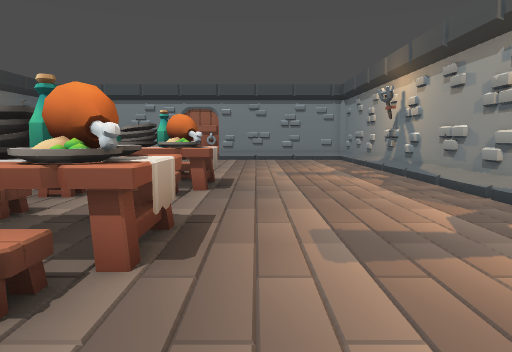
View 1 (above)

14 first-person views from a walk through a 3-D level made in the Godot game engine. The camera is 1.2 m above the floor, tilts 6° down and sees 70° across. The floor is counted in squares, 1 m on a side. Each view is taken from the middle of a square. On the plan, view 1 faces up. The plan holds only what a view shows up to about 15 squares ahead; the rest is blank.

View 2
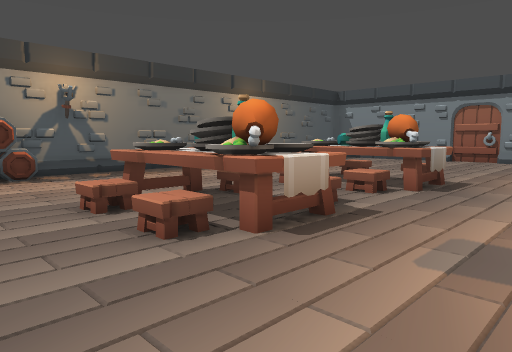

View 3
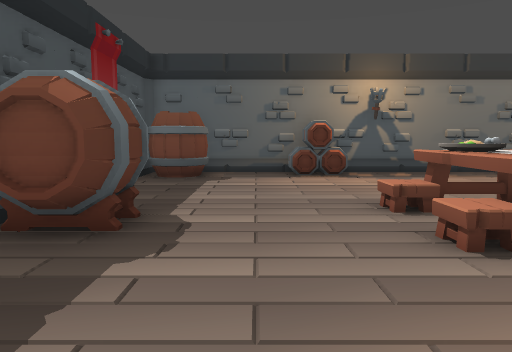

View 4
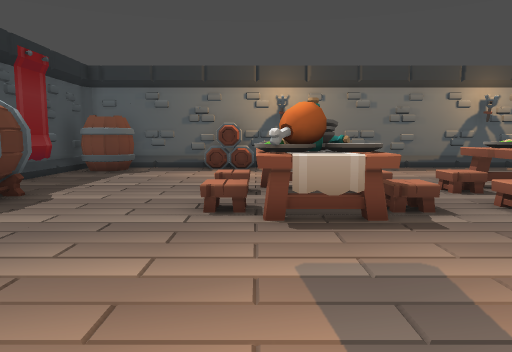

View 5
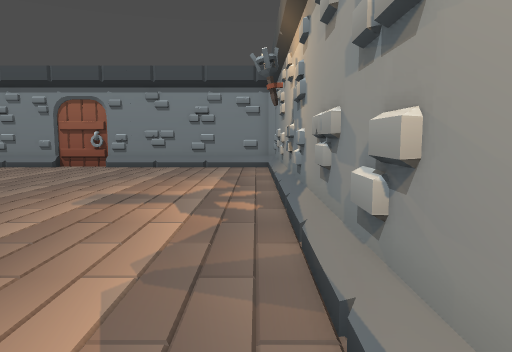

View 6
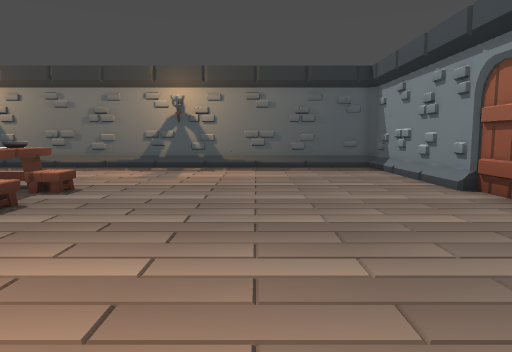

View 7
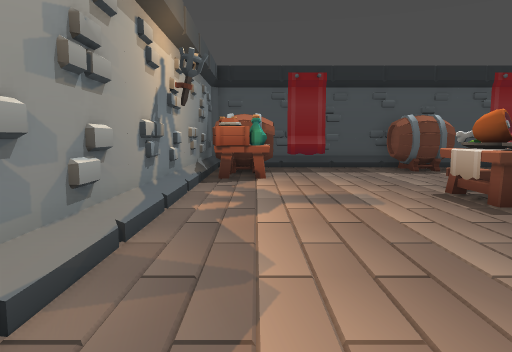

View 8
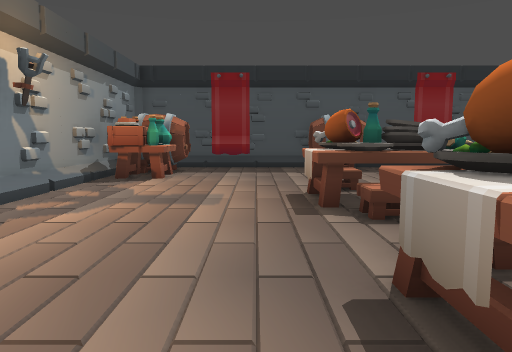

View 9
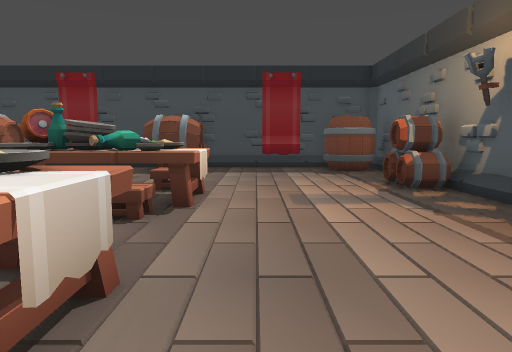

View 10
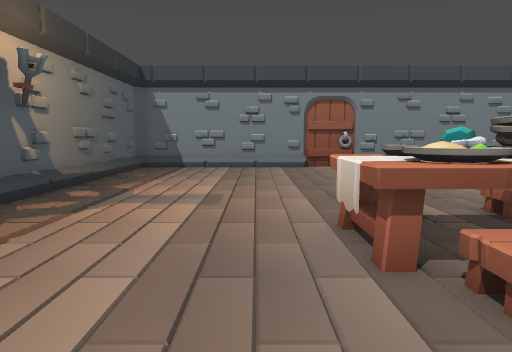

View 11
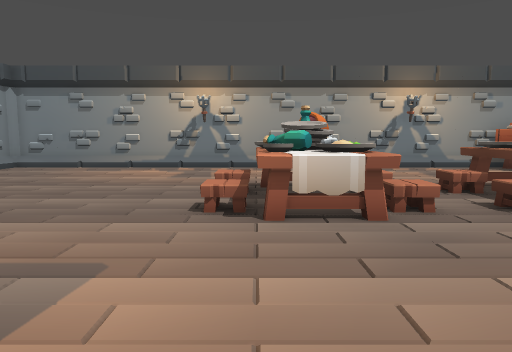

View 12
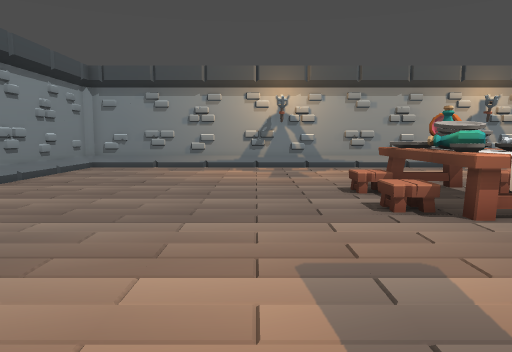

View 13
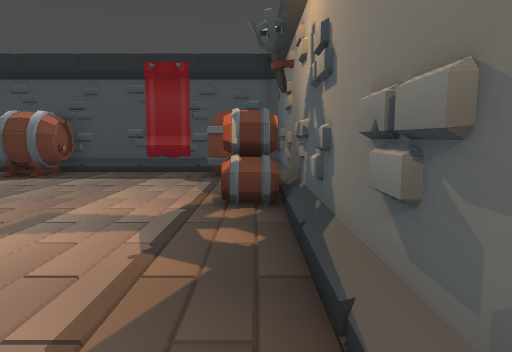

View 14
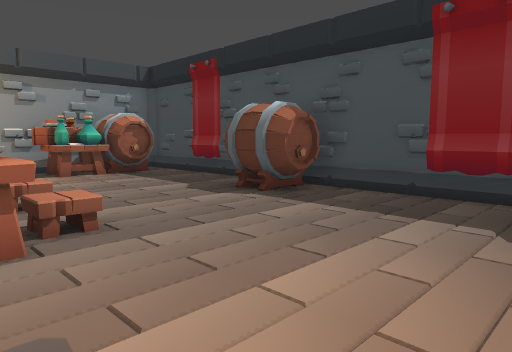

### Floor plan
Key: @ floor where view 1 was taken; # wall or solid block; . floor; ^ raised ledge; B barrel.
Columns run from 11 left of view 1 to 5 right of it. Each row starts with its distance up from view 1.
 20 #################
 19 #...............#
 18 #...............#
 17 #...............#
 16 #...............#
 15 #...............#
 14 #...............#
 13 #...............#
 12 #...............#
 11 #...............#
 10 #.....^^^^^.....#
  9 #.....^^^^^.....#
  8 #.....^^^^^.....#
  7 #...............#
  6 #...............#
  5 #.....^^^^^.....#
  4 #.....^^^^^.....#
  3 #B....^^^^^.....#
  2 #B..............#
  1 #B.............##
  0 #..........@..###
 -1 #.............##
 -2 #BB....###....###
 -3 #BB....###......#
 -4 ######## ########

Where each view was taken, in squares from view 1:
view 1: 0 up, 0 right, facing up
view 2: 0 up, 2 right, facing up-left
view 3: 0 up, 2 right, facing left
view 4: 3 up, 4 right, facing left
view 5: 5 up, 4 right, facing up
view 6: 15 up, 4 right, facing left
view 7: 11 up, 3 right, facing down
view 8: 11 up, 0 right, facing down
view 9: 11 up, 6 left, facing down
view 10: 5 up, 6 left, facing up
view 11: 10 up, 10 left, facing right
view 12: 13 up, 10 left, facing right
view 13: 9 up, 10 left, facing down
view 14: 4 up, 9 left, facing down-right
